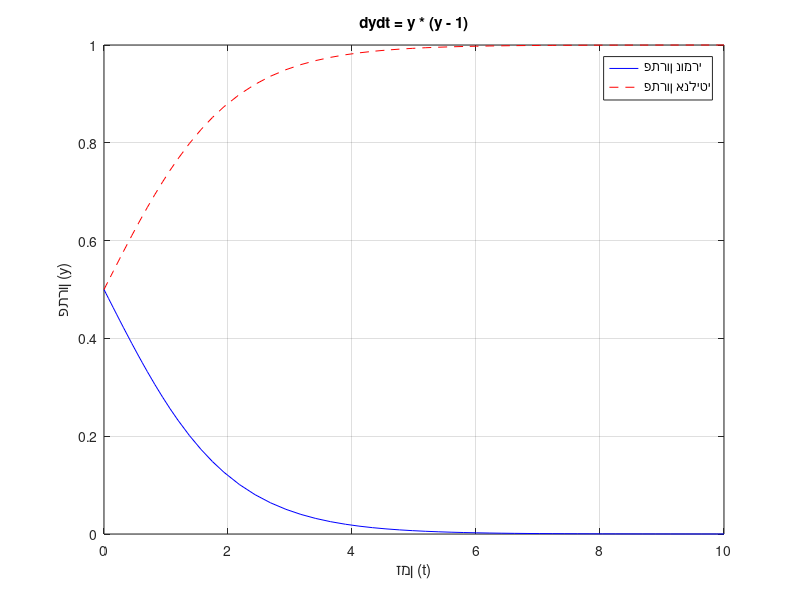
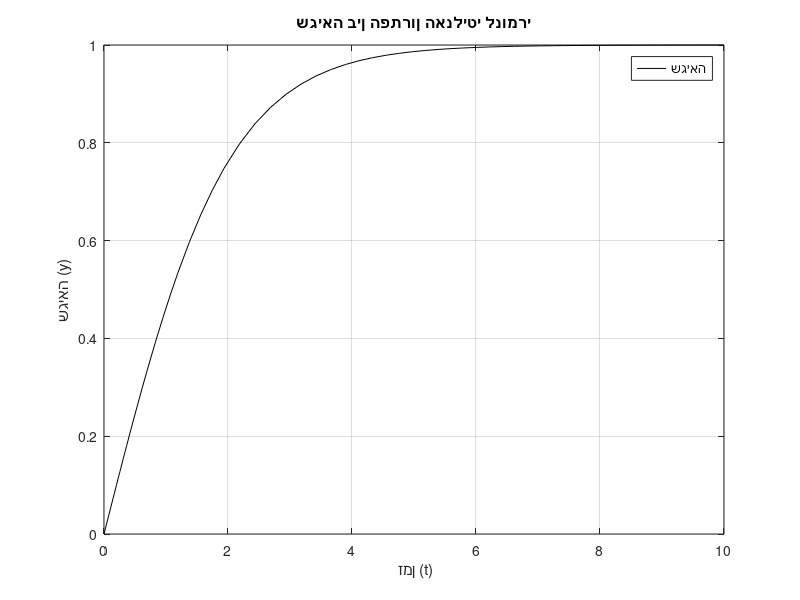

Write MATLAB code to recreate these figures, in order.
function Q4()
    tspan = [0 10]; % זמן סימולציה
   
    y0 = 0.5; % תנאי התחלה
    
    [t, y_num] = ode45(@(t, y) dydt(t, y), tspan, y0);  % פתרון נומרי באמצעות ode45
    
    y_analytic = 1 ./ (1 + (1/0.5 - 1) * exp(-t));  % פתרון אנליטי
    
    % שרטוט הגרפים
    figure;
    plot(t, y_num, 'b-', 'DisplayName', 'פתרון נומרי');
    hold on;
    plot(t, y_analytic, 'r--', 'DisplayName', 'פתרון אנליטי');
    xlabel('זמן (t)');
    ylabel('פתרון (y)');
    title('dydt = y * (y - 1)');
    legend;
    grid on;
    
    error = abs(y_num - y_analytic); % חישוב השגיאה
    
    % שרטוט של גרף השגיאה
    figure;
    plot(t, error, 'k-', 'DisplayName', 'שגיאה');
    xlabel(' זמן (t)');
    ylabel('שגיאה (y)');
    title('שגיאה בין הפתרון האנליטי לנומרי');
    legend;
    grid on;
end

% פונקציה שמגדירה את המשוואה הדיפרנציאלית
function dydt = dydt(~, y)
    dydt = y * (y - 1);
end